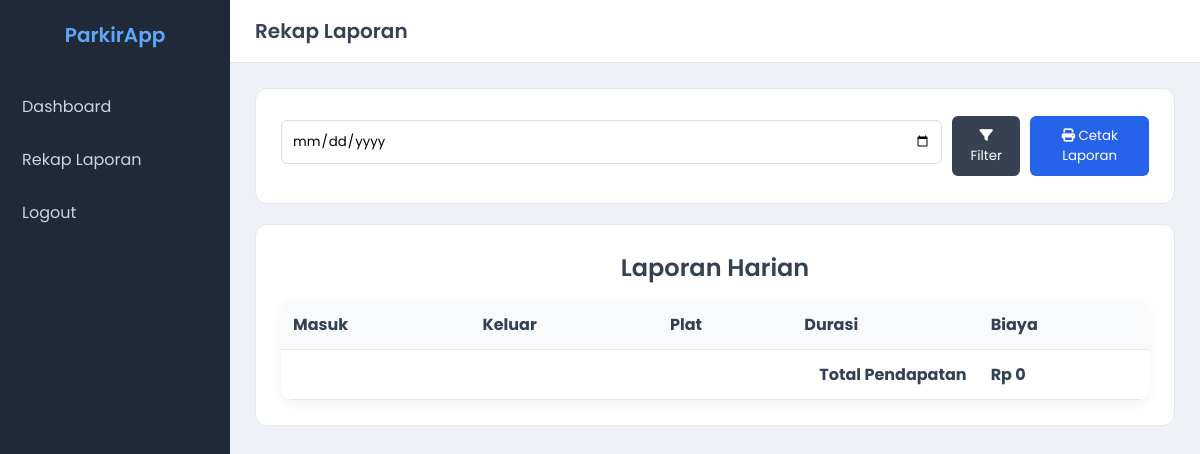
Page /views/rekap.php (signed in) on the earlier database version.
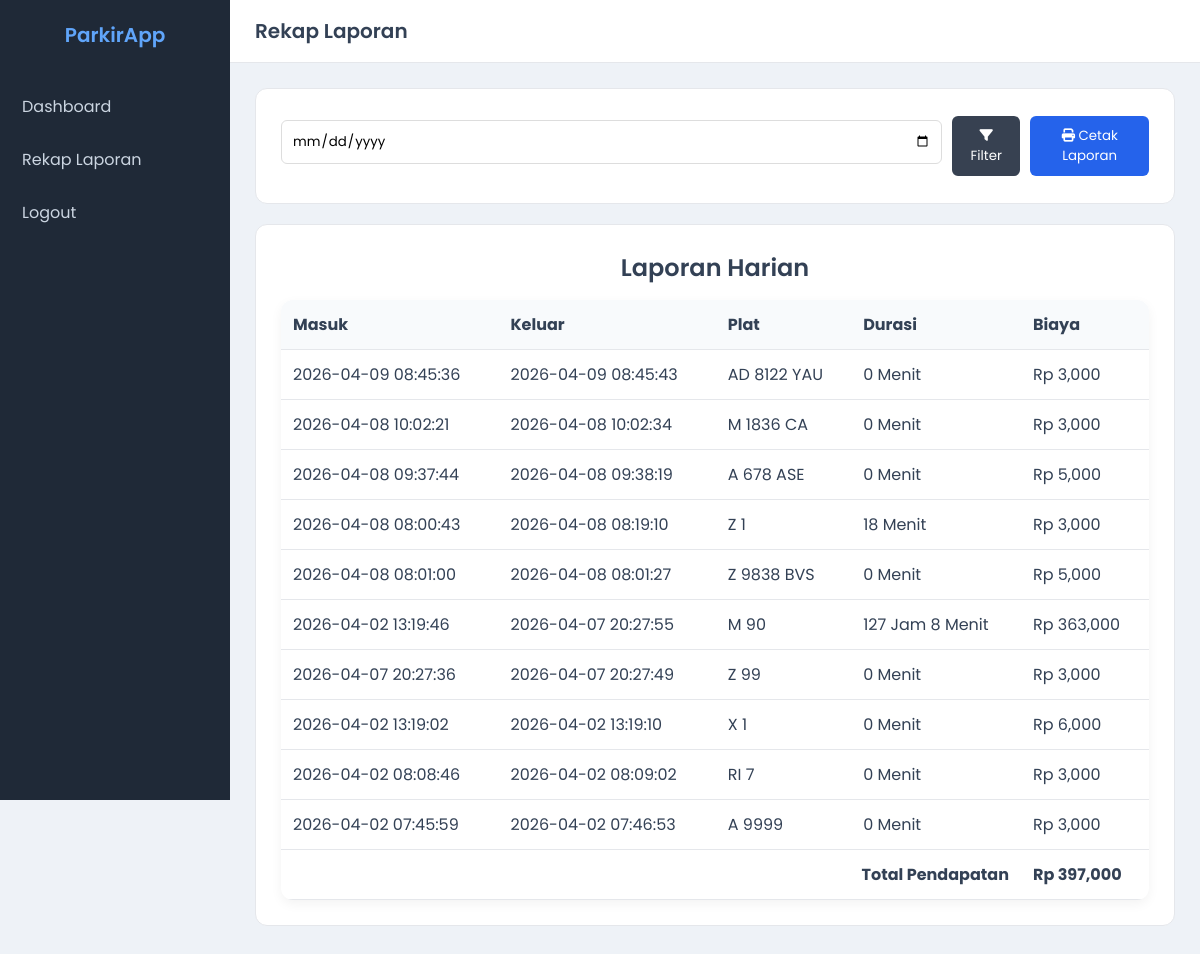
Same page on the later database version.
### tables this page shows
CREATE TABLE `transaksi` (
  `id_parkir` int NOT NULL,
  `id_kendaraan` int NOT NULL,
  `waktu_masuk` datetime NOT NULL,
  `waktu_keluar` datetime DEFAULT NULL,
  `id_tarif` int NOT NULL,
  `durasi_jam` int DEFAULT NULL,
  `biaya_total` decimal(10,0) DEFAULT NULL,
  `status` enum('masuk','keluar') NOT NULL,
  `id_area` int NOT NULL
);

CREATE TABLE `kendaraan` (
  `id_kendaraan` int NOT NULL,
  `plat_nomor` varchar(15) NOT NULL,
  `jenis_kendaraan` enum('mobil','motor','lainnya','') NOT NULL
);

### models/m_koneksi.php (called while the page is built, shortened)
<?php
class m_koneksi
{
    private $host = "localhost",
    $username = "root",
    $pass = "",
    $db = "parkir";
    function __construct()
    {
        $this->koneksi = mysqli_connect(
            $this->host,
            $this->username,
            $this->pass,
            $this->db
        );
    }
}

### models/m_transaksi.php (called while the page is built, shortened)
<?php
include_once "m_koneksi.php";
class m_parkir
{
    private $db;
    public function __construct()
    {
        $conn = new m_koneksi();
        $this->db = $conn->koneksi;
    }
public function laporan($tanggal = null)
{
    if($tanggal){
        $query = "
        SELECT
        t.waktu_masuk,
        t.waktu_keluar,
        k.plat_nomor,
        t.biaya_total,
        GREATEST(TIMESTAMPDIFF(MINUTE,t.waktu_masuk,t.waktu_keluar),0) AS durasi
        FROM transaksi t
        JOIN kendaraan k ON t.id_kendaraan = k.id_kendaraan
        WHERE t.waktu_keluar >= '$tanggal 00:00:00'
AND t.waktu_keluar <= '$tanggal 23:59:59'
        AND t.status='keluar'
        ORDER BY t.waktu_keluar DESC
        ";
    }else{
        $query = "
        SELECT
        t.waktu_masuk,
        t.waktu_keluar,
        k.plat_nomor,
        t.biaya_total,
        GREATEST(TIMESTAMPDIFF(MINUTE,t.waktu_masuk,t.waktu_keluar),0) AS durasi
        FROM transaksi t
        JOIN kendaraan k ON t.id_kendaraan = k.id_kendaraan
        WHERE t.status='keluar'
        ORDER BY t.waktu_keluar DESC
        ";
    }
    return $this->db->query($query);
}
}
?>

### controllers/c_rekap.php (called while the page is built)
<?php
include_once "../models/m_transaksi.php";
$model = new m_parkir();
$tanggal = isset($_GET['tanggal']) ? $_GET['tanggal'] : null;
$data = $model->laporan($tanggal);
?>

### views/rekap.php (the view, shortened to what this page needs)
<?php
include_once "../controllers/c_rekap.php";
?>
<!DOCTYPE html>
<html lang="en">
<head>
  <link rel="stylesheet" href="../asset/css/style.css">
  <link rel="stylesheet" href="https://cdnjs.cloudflare.com/ajax/libs/font-awesome/6.5.0/css/all.min.css">
</head>
<body>
  <div class="sidebar">
    <div class="logo">ParkirApp</div>
    <a href="dashboard_owner.php">Dashboard</a>
    <a href="rekap.php">Rekap Laporan</a>
    <a href="../controllers/c_logout.php">Logout</a>
  </div>
  <div class="main">
    <div class="navbar">
      <h1>Rekap Laporan</h1>
    </div>
    <div class="content">
      <div class="card filter-card">
        <form method="GET" class="filter-form">
          <input type="date" name="tanggal" value="<?= isset($_GET['tanggal']) ? $_GET['tanggal'] : '' ?>">
          <button class="btn-filter">
            <i class="fa-solid fa-filter"></i> Filter
          </button>
          <button type="submit" formaction="../views/cetak_laporan.php" class="btn-laporan">
            <i class="fa-solid fa-print"></i> Cetak Laporan
          </button>
        </form>
      </div>
      <div class="card">
        <h2 class="judul-laporan">Laporan Harian</h2>
        <table>
          <thead>
            <tr>
              <th>Masuk</th>
              <th>Keluar</th>
              <th>Plat</th>
              <th>Durasi</th>
              <th>Biaya</th>
            </tr>
          </thead>
          <tbody>
            <?php
            $total = 0;
            while ($row = $data->fetch_assoc()) {
              $menit = $row['durasi'];
              $jam = floor($menit / 60);
              $sisaMenit = $menit % 60;
              if ($jam > 0) {
                $durasi = $jam . " Jam " . $sisaMenit . " Menit";
              } else {
                $durasi = $sisaMenit . " Menit";
              }
              $total += $row['biaya_total'];
              ?>
              <tr>
                <td><?= $row['waktu_masuk'] ?></td>
                <td><?= $row['waktu_keluar'] ?></td>
                <td><?= $row['plat_nomor'] ?></td>
                <td><?= $durasi ?></td>
                <td>Rp <?= number_format($row['biaya_total']) ?></td>
              </tr>
            <?php } ?>
          </tbody>
          <tfoot>
            <tr>
              <td colspan="4" style="text-align:right;"><b>Total Pendapatan</b></td>
              <td>
                <b>Rp <?= number_format($total) ?></b>
              </td>
            </tr>
          </tfoot>
        </table>
      </div>
    </div>
  </div>
</body>
</html>

Differences in the rows shown:
added transaksi: waktu_masuk "2026-04-09 08:45:36", waktu_keluar "2026-04-09 08:45:43", id_kendaraan.plat_nomor "AD 8122 YAU", durasi "0 Menit", biaya_total "3,000"
added transaksi: waktu_masuk "2026-04-08 10:02:21", waktu_keluar "2026-04-08 10:02:34", id_kendaraan.plat_nomor "M 1836 CA", durasi "0 Menit", biaya_total "3,000"
added transaksi: waktu_masuk "2026-04-08 09:37:44", waktu_keluar "2026-04-08 09:38:19", id_kendaraan.plat_nomor "A 678 ASE", durasi "0 Menit", biaya_total "5,000"
added transaksi: waktu_masuk "2026-04-08 08:00:43", waktu_keluar "2026-04-08 08:19:10", id_kendaraan.plat_nomor "Z 1", durasi "18 Menit", biaya_total "3,000"
added transaksi: waktu_masuk "2026-04-08 08:01:00", waktu_keluar "2026-04-08 08:01:27", id_kendaraan.plat_nomor "Z 9838 BVS", durasi "0 Menit", biaya_total "5,000"
added transaksi: waktu_masuk "2026-04-02 13:19:46", waktu_keluar "2026-04-07 20:27:55", id_kendaraan.plat_nomor "M 90", durasi "127 Jam 8 Menit", biaya_total "363,000"
added transaksi: waktu_masuk "2026-04-07 20:27:36", waktu_keluar "2026-04-07 20:27:49", id_kendaraan.plat_nomor "Z 99", durasi "0 Menit", biaya_total "3,000"
added transaksi: waktu_masuk "2026-04-02 13:19:02", waktu_keluar "2026-04-02 13:19:10", id_kendaraan.plat_nomor "X 1", durasi "0 Menit", biaya_total "6,000"
added transaksi: waktu_masuk "2026-04-02 08:08:46", waktu_keluar "2026-04-02 08:09:02", id_kendaraan.plat_nomor "RI 7", durasi "0 Menit", biaya_total "3,000"
added transaksi: waktu_masuk "2026-04-02 07:45:59", waktu_keluar "2026-04-02 07:46:53", id_kendaraan.plat_nomor "A 9999", durasi "0 Menit", biaya_total "3,000"
Other differences:
$total: "0" → "397,000"
